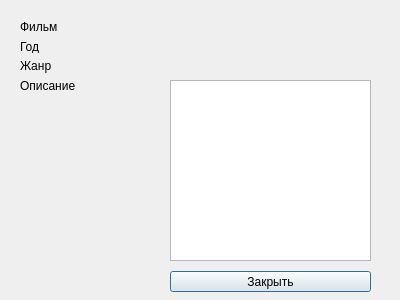
<?xml version="1.0" encoding="UTF-8"?>
<ui version="4.0">
 <class>OpenWindow</class>
 <widget class="QDialog" name="OpenWindow">
  <property name="geometry">
   <rect>
    <x>0</x>
    <y>0</y>
    <width>400</width>
    <height>300</height>
   </rect>
  </property>
  <property name="windowTitle">
   <string>Dialog</string>
  </property>
  <widget class="QPushButton" name="pushButtonClose">
   <property name="geometry">
    <rect>
     <x>170</x>
     <y>271</y>
     <width>201</width>
     <height>21</height>
    </rect>
   </property>
   <property name="text">
    <string>Закрыть</string>
   </property>
  </widget>
  <widget class="QWidget" name="verticalLayoutWidget">
   <property name="geometry">
    <rect>
     <x>170</x>
     <y>20</y>
     <width>201</width>
     <height>241</height>
    </rect>
   </property>
   <layout class="QVBoxLayout" name="verticalLayout">
    <item>
     <widget class="QLabel" name="labelMovieValue">
      <property name="text">
       <string/>
      </property>
     </widget>
    </item>
    <item>
     <widget class="QLabel" name="labelYearValue">
      <property name="text">
       <string/>
      </property>
     </widget>
    </item>
    <item>
     <widget class="QLabel" name="labelCategoryValue">
      <property name="text">
       <string/>
      </property>
     </widget>
    </item>
    <item>
     <widget class="QTextBrowser" name="textBrowserDescriptionValue">
      <property name="enabled">
       <bool>true</bool>
      </property>
     </widget>
    </item>
   </layout>
  </widget>
  <widget class="QWidget" name="verticalLayoutWidget_2">
   <property name="geometry">
    <rect>
     <x>20</x>
     <y>20</y>
     <width>141</width>
     <height>72</height>
    </rect>
   </property>
   <layout class="QVBoxLayout" name="verticalLayout_2">
    <item>
     <widget class="QLabel" name="labelMovie">
      <property name="text">
       <string>Фильм</string>
      </property>
     </widget>
    </item>
    <item>
     <widget class="QLabel" name="labelYear">
      <property name="text">
       <string>Год</string>
      </property>
     </widget>
    </item>
    <item>
     <widget class="QLabel" name="labelCategory">
      <property name="text">
       <string>Жанр</string>
      </property>
     </widget>
    </item>
    <item>
     <widget class="QLabel" name="labelDescription">
      <property name="text">
       <string>Описание</string>
      </property>
     </widget>
    </item>
   </layout>
  </widget>
 </widget>
 <resources/>
 <connections/>
</ui>
